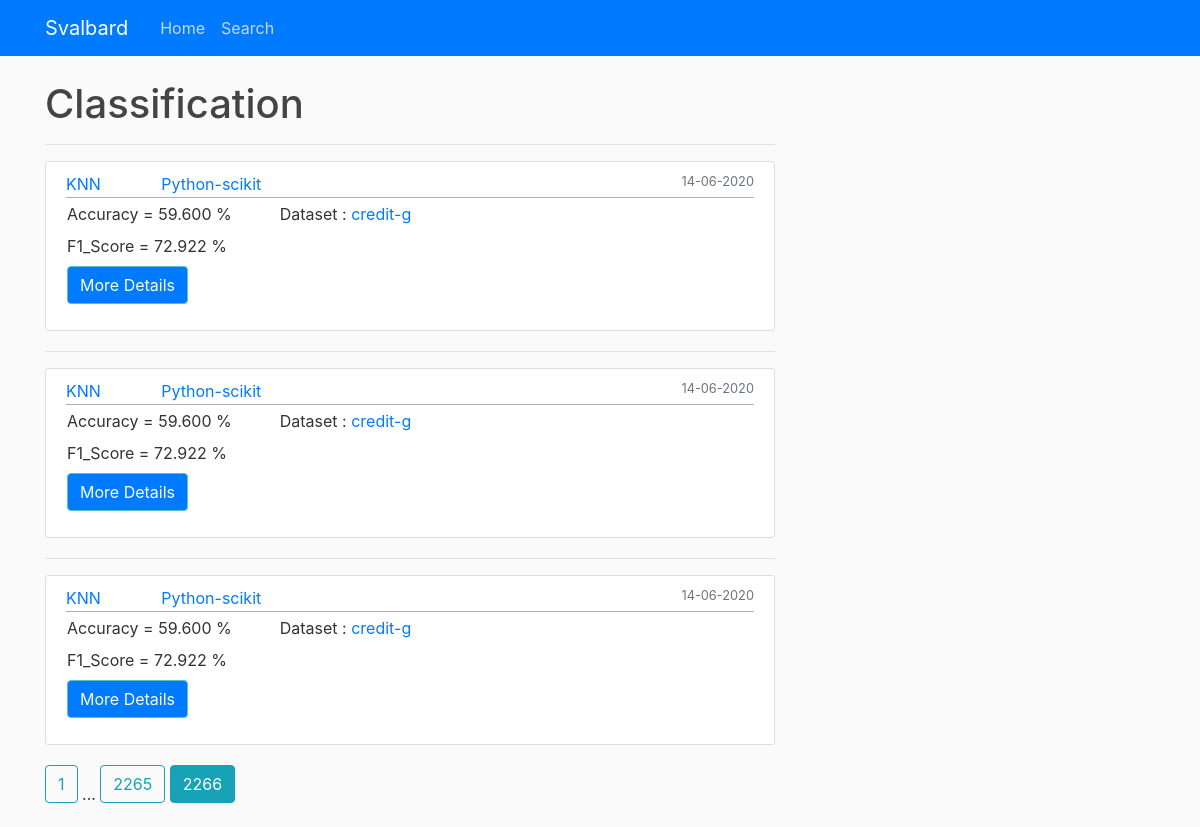
Screenshot of /process/Classification?page=2266 with the database file from the repository.
### Svalbard/models.py (models this page shows, shortened)
class Result(db.Model):
    id = db.Column(db.Integer, primary_key=True)
    eID = db.Column(db.String(100), nullable=False, unique=True)
    fID = db.Column(db.String(100), nullable=False)
    dataset_id = db.Column(db.Integer, db.ForeignKey(
        'dataset.id'), nullable=False)
    task = db.Column(db.String(15), nullable=False)
    process = db.Column(db.String(20), nullable=False)
    platform = db.Column(db.String(15), nullable=False)
    metricsid = db.Column(db.Integer, db.ForeignKey(
        Metrics.id), nullable=False)
    date_posted = db.Column(db.DateTime, nullable=False,
                            default=datetime.utcnow)

class Metrics(db.Model):
    id = db.Column(db.Integer, primary_key=True)
    Accuracy = db.Column(db.Float, nullable=False)
    Precision = db.Column(db.Float, nullable=False)
    F1_Score = db.Column(db.Float, nullable=False)
    Recall = db.Column(db.Float, nullable=False)
    Time = db.Column(db.Float, nullable=False)
    Model = db.Column(db.String(100), nullable=False, default='Not Available')
    details = db.relationship('Result', backref='details', lazy=True)

class Dataset(db.Model):
    id = db.Column(db.Integer, primary_key=True)
    fID = db.Column(db.String(100), unique=True, nullable=False)
    dataset_name = db.Column(db.String(50), unique=True, nullable=False)
    csv_link = db.Column(db.String(150), unique=True,
                         nullable=False, default='Web')
    size = db.Column(db.Integer, default=0)
    Meta = db.relationship('Metadata', backref='details', lazy=True)
    data = db.relationship('Result', backref='dataset', lazy=True)

### Svalbard/routes.py (the view)
@app.route("/process/<string:process>")
def process(process):
    page = request.args.get('page', 1, type=int)
    results = Result.query.filter_by(process=process).order_by(
        Result.date_posted.desc()).paginate(page=page, per_page=4)
    return render_template('process.html', title='Process', process=process, results=results)

### Svalbard/templates/process.html (shortened to what this page needs)
{% extends "layout.html" %}
{% block content %}
    <h1 class="mb-3">{{ process }}</h1>
    {% for result in results.items %}
    <hr>
        <article class="media content-section">
          <div class="media-body">
            <div class="article-metadata">
              <a class="mr-2" href="{{ url_for('ML_task', task=result.task) }}">{{ result.task }}</a>
              <a class="mx-5" href="{{ url_for('ML_platform', platform=result.platform) }}">{{ result.platform}}</a>
              <small class="text-muted float-right">{{ result.date_posted.strftime('%d-%m-%Y') }}</small>
            </div>
            <div class='row mr-2'>
              <div class='column ml-3'>
                <div>Accuracy = {{'%0.3f' | format(result.details.Accuracy *100)}} %</div>
                <div class='mt-2'>F1_Score = {{'%0.3f' | format(result.details.F1_Score *100)}} %</div>
                <p class='mt-2'>
                  <button class="btn newRule btn-primary collapsed" type="button" data-toggle="collapse" data-target="#collapseExample - {{result.id}}" aria-expanded="false" aria-controls="collapseExample">
                  </button>
                </p>
              </div>
              <div class='column mx-5'>
                <div>Dataset : <a href="{{ url_for('ML_dataset', dataset=result.dataset.id) }}">{{ result.dataset.dataset_name}}</a></div>
              </div>
            </div>
          </div>
        </article>
    {% endfor %}
    {% for page_num in results.iter_pages(left_edge=1, right_edge=1, left_current=1, right_current=2) %}
      {% if page_num %}
        {% if results.page == page_num %}
          <a class="btn btn-info mb-4" href="{{ url_for('process', page=page_num, process=process) }}">{{ page_num }}</a>
        {% else %}
          <a class="btn btn-outline-info mb-4" href="{{ url_for('process', page=page_num, process=process) }}">{{ page_num }}</a>
        {% endif %}
      {% else %}
        ...
      {% endif %}
    {% endfor %}
{% endblock content %}

### Svalbard/static/main.css (style rules this page uses)
body { background: #fafafa; color: #333333; margin-top: 5rem; }
h1, h2, h3, h4, h5, h6 { color: #444444; }
.content-section { background: #ffffff; padding: 10px 20px; border: 1px solid #dddddd; border-radius: 3px; margin-bottom: 20px; }
.article-metadata { padding-bottom: 1px; margin-bottom: 4px; border-bottom: 1px solid #e3e3e3 }
.article-metadata { padding-bottom: 1px; margin-bottom: 4px; border-bottom: 1px solid #afafb1 }
button.btn.collapsed.newRule:before { content:'More Details' ; }
button.btn.newRule:before { content:'Less Details' ; }
.btn-primary { color: #fafdff; background-color: bg-primary; border-color: #5bc2c2 }

### rows the page displays
Result: task "KNN", platform "Python-scikit", date_posted "14-06-2020", dataset.dataset_name "credit-g"
Metrics: result.details.Accuracy*100 "59.600", result.details.F1_Score*100 "72.922"
Result: task "KNN", platform "Python-scikit", date_posted "14-06-2020", dataset.dataset_name "credit-g"
Metrics: result.details.Accuracy*100 "59.600", result.details.F1_Score*100 "72.922"
Result: task "KNN", platform "Python-scikit", date_posted "14-06-2020", dataset.dataset_name "credit-g"
Metrics: result.details.Accuracy*100 "59.600", result.details.F1_Score*100 "72.922"

### other values shown
{{ process }} "Classification"
{{ page_num }} "1" "2265"
{{ page_num }} "2266"
